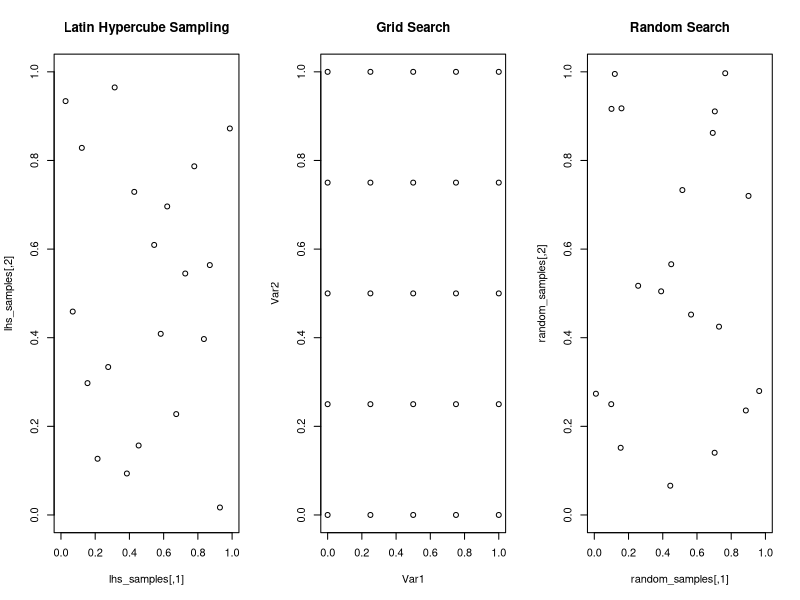

The R source for this figure:
## ---- chunk 1
library(lhs)   # For Latin Hypercube Sampling
library(grid)  # For grid search
## ---- chunk 2
# Set the number of samples
n <- 20  # Number of samples
# Define the input space bounds
bounds <- matrix(c(0, 0, 1, 1), ncol = 2)  # Bounds for both dimensions
## ---- chunk 3
# Latin Hypercube Sampling
lhs_samples <- randomLHS(n, 2) * (bounds[, 2] - bounds[, 1]) + bounds[, 1]

# Grid Search
grid_samples <- as.matrix(expand.grid(seq(bounds[1, 1], bounds[1, 2], length.out = sqrt(n)),
                                      seq(bounds[2, 1], bounds[2, 2], length.out = sqrt(n))))

# Random Search
random_samples <- matrix(runif(n * 2, min = bounds[, 1], max = bounds[, 2]), ncol = 2)

# Plot the results
par(mfrow = c(1, 3))
plot(lhs_samples, main = "Latin Hypercube Sampling", xlim = c(0, 1), ylim = c(0, 1))
plot(grid_samples, main = "Grid Search", xlim = c(0, 1), ylim = c(0, 1))
plot(random_samples, main = "Random Search", xlim = c(0, 1), ylim = c(0, 1))
